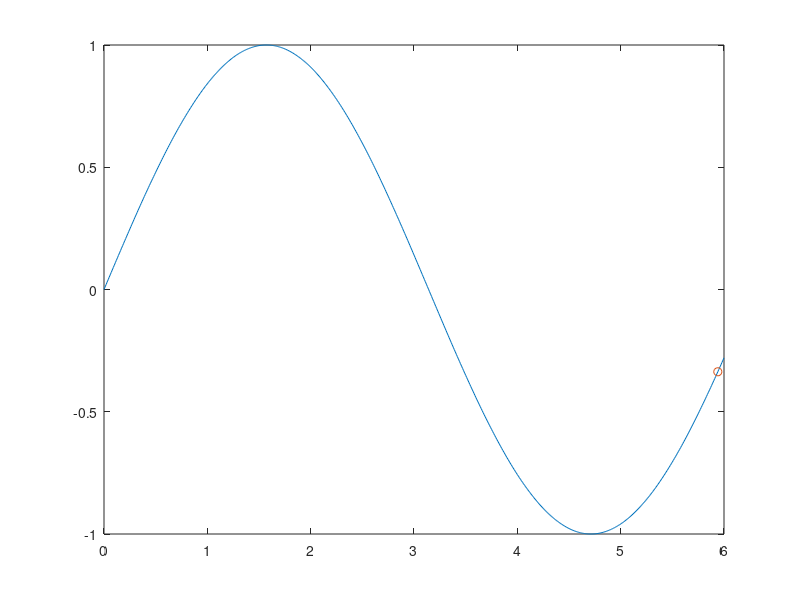

Recreate this plot in MATLAB.
x = 0:.01:6;
y = sin(x);
px = 0;
py = 0;
for i=1:100
    figure(100); %This is so it will replot over the previous figure, and not make a new one.
    plot(x,y, px, py,'o');
    pause(0.001);
    px = px+6/100;
    py = sin(px);
end